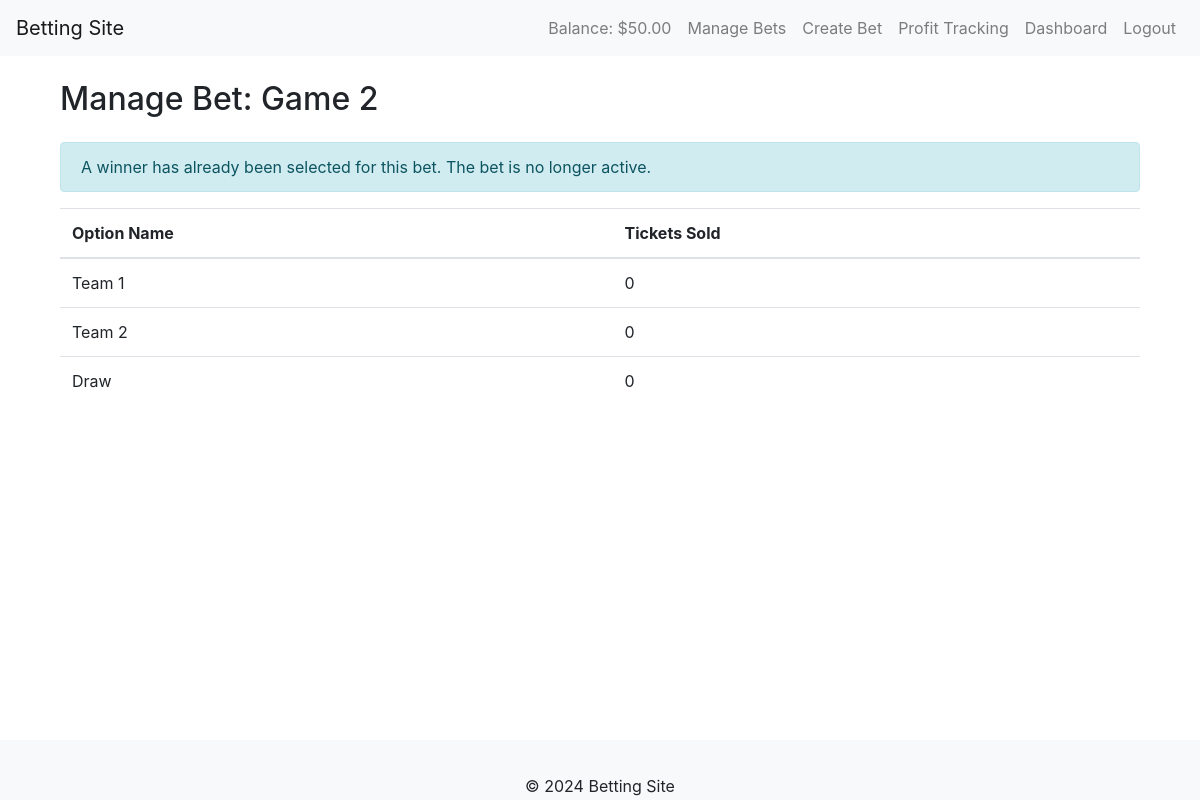
Page /gambling/admin/bets/2/ (signed in) on the earlier database version.
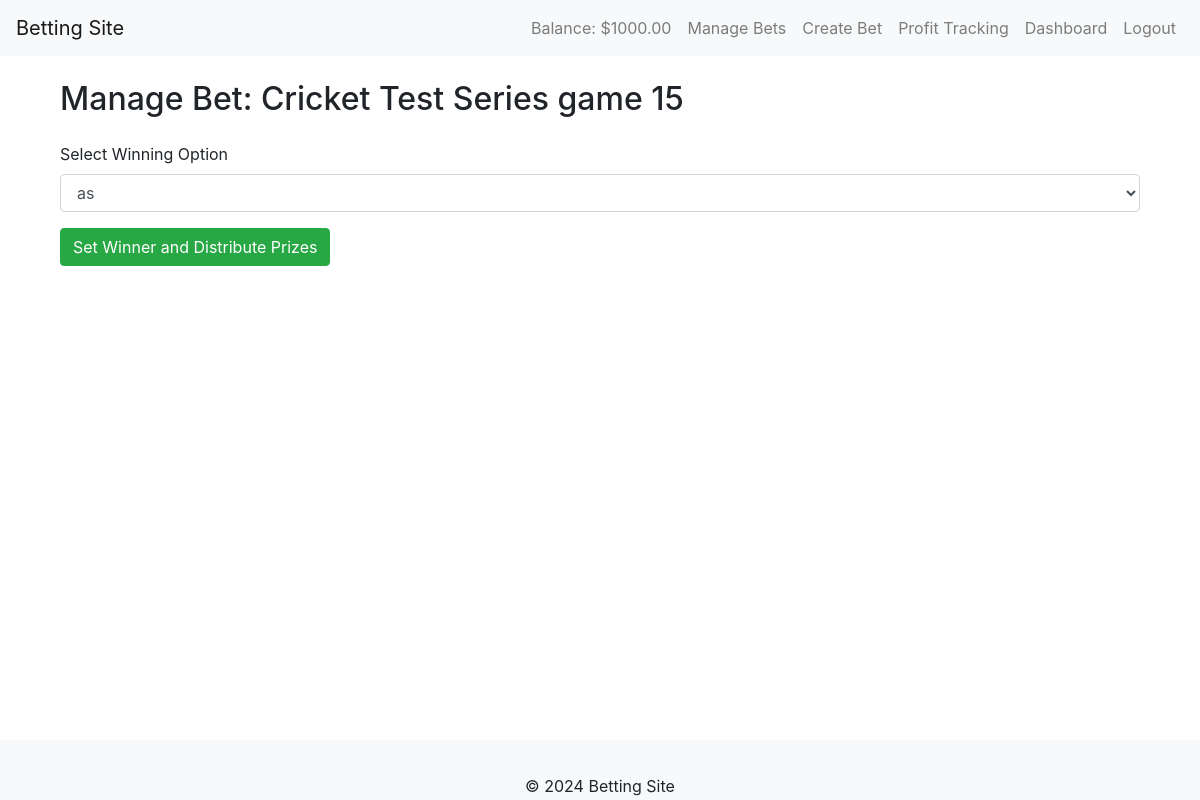
Same page on the later database version.
### gambling/models.py (models this page shows, shortened)
class User(AbstractUser):
    gifted_balance = models.DecimalField(max_digits=10, decimal_places=2, default=1000.00)
    balance = models.DecimalField(max_digits=10, decimal_places=2, default=1000.00)
    last_daily_bonus = models.DateField(default=timezone.now)

class Bet(models.Model):
    name = models.CharField(max_length=100)
    description = models.TextField(blank=True)
    created_at = models.DateTimeField(default=timezone.now)
    end_time = models.DateTimeField()
    reserve = models.DecimalField(max_digits=10, decimal_places=2, default=500.00)
    is_active = models.BooleanField(default=True)
    can_buy = models.BooleanField(default=True)
    tickets_sold = models.IntegerField(default=0)

class BetOption(models.Model):
    bet = models.ForeignKey(Bet, related_name='options', on_delete=models.CASCADE)
    name = models.CharField(max_length=100)
    tickets_sold = models.IntegerField(default=0)
    current_price = models.DecimalField(max_digits=10, decimal_places=2, default=0.5)

### gambling/views.py (the view, shortened to what this page needs)
# urls.py: path('gambling/admin/bets/<int:bet_id>/', AdminBetManagementView.as_view(), name='admin_bet_management'),
@method_decorator(admin_required, name='dispatch')
class AdminBetManagementView(View):
    def get(self, request, bet_id):
        bet = Bet.objects.get(id=bet_id)
        options = bet.options.all()
        return render(request, 'gambling/admin_bet_management.html', {'bet': bet, 'options': options})

### gambling/templates/gambling/admin_bet_management.html (shortened to what this page needs)
{% extends "gambling/layout.html" %}
{% block content %}
    <div class="container mt-4">
        <h2 class="mb-4">Manage Bet: {{ bet.name }}</h2>
        {% if bet.is_active %}
            <form method="post">
                <div class="form-group">
                    <label for="winning_option">Select Winning Option</label>
                    <select id="winning_option" name="winning_option" class="form-control">
                        {% for option in options %}
                            <option value="{{ option.id }}">{{ option.name }}</option>
                        {% endfor %}
                    </select>
                </div>
                <button type="submit" class="btn btn-success">Set Winner and Distribute Prizes</button>
            </form>
        {% else %}
            <div class="alert alert-info" role="alert">
                A winner has already been selected for this bet. The bet is no longer active.
            </div>
            <table class="table">
                <thead>
                    <tr>
                        <th>Option Name</th>
                        <th>Tickets Sold</th>
                    </tr>
                </thead>
                <tbody>
                    {% for option in options %}
                        <tr>
                            <td>{{ option.name }}</td>
                            <td>{{ option.tickets_sold }}</td>
                        </tr>
                    {% endfor %}
                </tbody>
            </table>
        {% endif %}
    </div>
{% endblock %}

### gambling/templates/gambling/layout.html (shortened to what this page needs)
<!DOCTYPE html>
<html>
<head>
    <link rel="stylesheet" href="https://maxcdn.bootstrapcdn.com/bootstrap/4.5.2/css/bootstrap.min.css">
    {% load static %}
    <link rel="stylesheet" href="{% static 'gambling/styles.css' %}">
</head>
<body>
    <nav class="navbar navbar-expand-lg navbar-light bg-light">
        <a class="navbar-brand" href="{% url 'bets_list' %}">Betting Site</a>
        <div class="collapse navbar-collapse">
            <ul class="navbar-nav ml-auto">
                {% if user.is_authenticated %}
                    <li class="nav-item">
                        <span class="nav-link">Balance: ${{ user.balance }}</span>
                    </li>
                    {% if user.is_staff %}
                        <li class="nav-item">
                            <a class="nav-link" href="{% url 'admin_bet_list' %}">Manage Bets</a>
                        </li>
                        <li class="nav-item">
                            <a class="nav-link" href="{% url 'create_bet' %}">Create Bet</a>
                        </li>
                        <li class="nav-item">
                            <a class="nav-link" href="{% url 'profit_tracking' %}">Profit Tracking</a>
                        </li>
                    {% endif %}
                    <li class="nav-item">
                        <a class="nav-link" href="{% url 'dashboard' %}">Dashboard</a>
                    </li>
                    <li class="nav-item">
                        <a class="nav-link" href="{% url 'logout' %}">Logout</a>
                    </li>
                {% endif %}
            </ul>
        </div>
    </nav>
    <div class="container mt-4">
        {% block content %}
        {% endblock %}
    </div>
    <footer class="footer bg-light mt-auto py-3">
        <div class="container text-center">
            <p>&copy; 2024 Betting Site</p>
        </div>
    </footer>
</body>
</html>

Differences in the rows shown:
no longer on this page (row edited): BetOption: name "Team 1", tickets_sold "0"
no longer on this page (row edited): BetOption: name "Team 2", tickets_sold "0"
no longer on this page (row edited): BetOption: name "Draw", tickets_sold "0"
changed User: balance "50.00" → "1000.00"
changed Bet: name "Game 2" → "Cricket Test Series game 15"; is_active False → True (drawn)
Other differences:
form field winning_option: (not shown) → "as"
text no longer shown: "A winner has already been selected for this bet. The bet is no longer active. Option Name Tickets Sold"
text now shown: "Select Winning Option Set Winner and Distribute Prizes"
